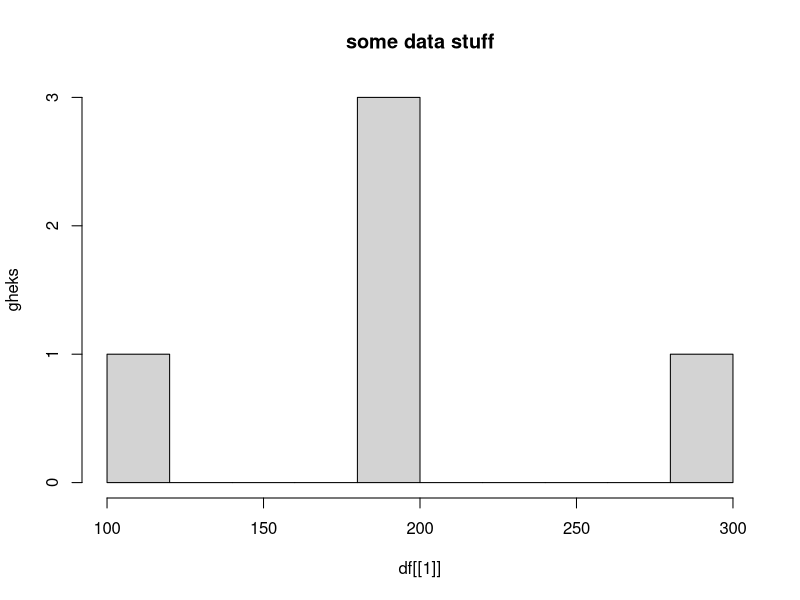
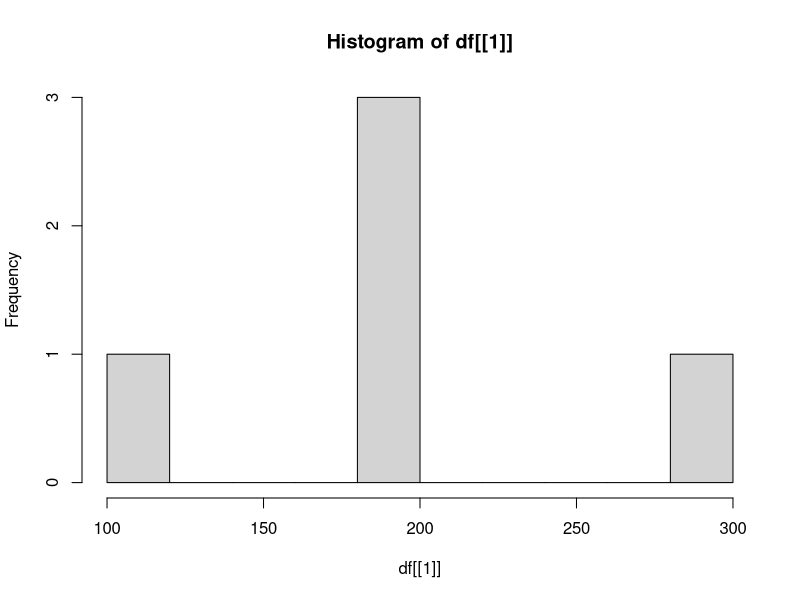

These figures' R source, in order:
# this is for prototyping 
library(ggplot2)

numb <- c(100,200,200,200,300)
df <- data.frame(matrix(unlist(numb), nrow=length(numb), byrow=T))

plt<- hist(df[[1]],breaks=10,main='some data stuff',lty=1, ylab='gheks')
jpeg('rplot.jpg')
plot(plt)
dev.off()
